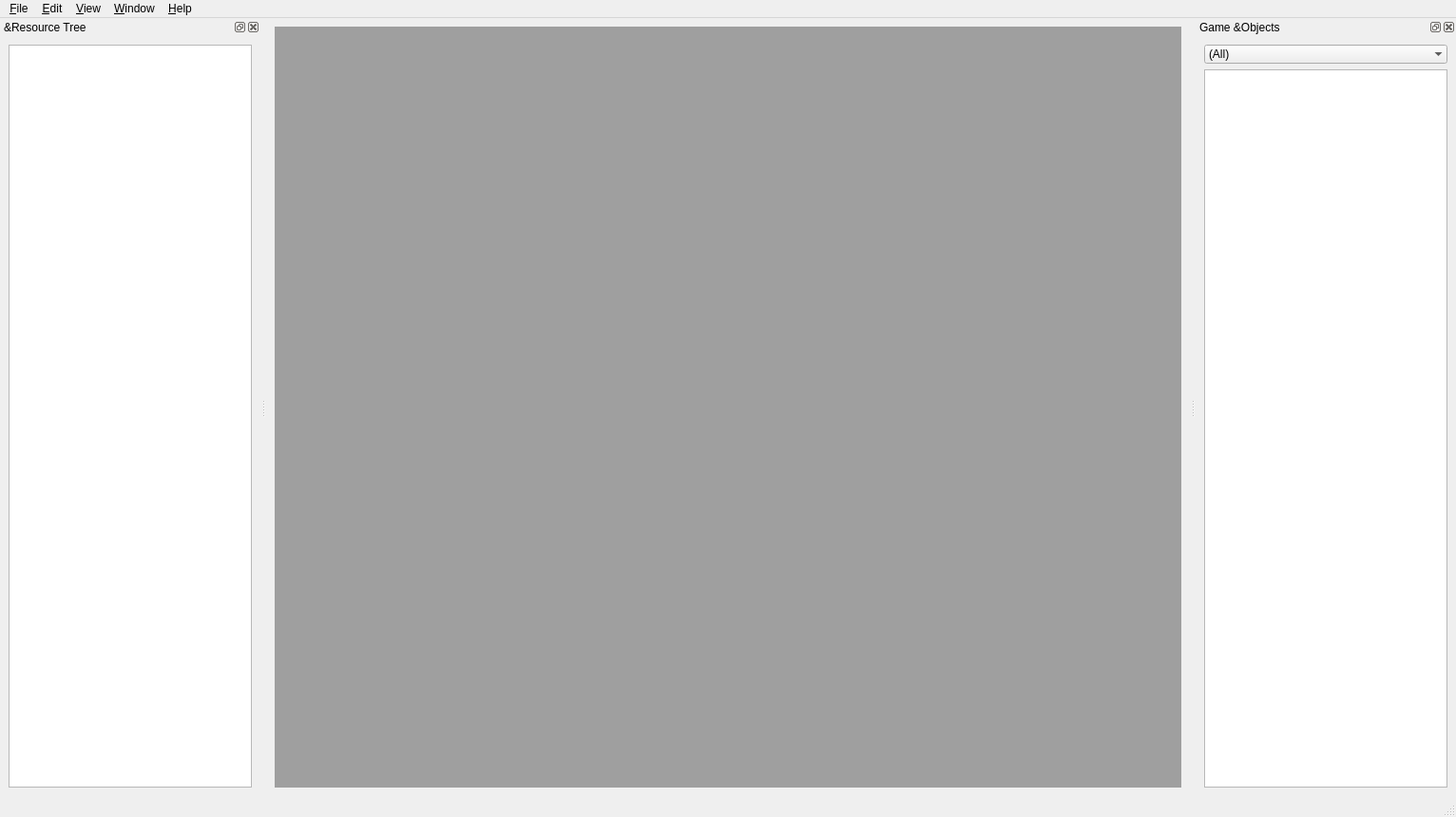
<?xml version="1.0" encoding="UTF-8"?>
<ui version="4.0">
 <class>MainWindow</class>
 <widget class="QMainWindow" name="MainWindow">
  <property name="geometry">
   <rect>
    <x>0</x>
    <y>0</y>
    <width>1532</width>
    <height>860</height>
   </rect>
  </property>
  <property name="windowTitle">
   <string>mcrestool</string>
  </property>
  <widget class="QWidget" name="central_widget">
   <layout class="QHBoxLayout" name="horizontalLayout">
    <item>
     <widget class="QMdiArea" name="mdi_area">
      <property name="enabled">
       <bool>true</bool>
      </property>
      <property name="verticalScrollBarPolicy">
       <enum>Qt::ScrollBarAsNeeded</enum>
      </property>
      <property name="horizontalScrollBarPolicy">
       <enum>Qt::ScrollBarAsNeeded</enum>
      </property>
      <property name="sizeAdjustPolicy">
       <enum>QAbstractScrollArea::AdjustIgnored</enum>
      </property>
      <property name="viewMode">
       <enum>QMdiArea::SubWindowView</enum>
      </property>
      <property name="documentMode">
       <bool>true</bool>
      </property>
      <property name="tabsClosable">
       <bool>true</bool>
      </property>
      <property name="tabsMovable">
       <bool>true</bool>
      </property>
      <property name="tabShape">
       <enum>QTabWidget::Rounded</enum>
      </property>
     </widget>
    </item>
   </layout>
  </widget>
  <widget class="QMenuBar" name="menu_bar">
   <property name="geometry">
    <rect>
     <x>0</x>
     <y>0</y>
     <width>1532</width>
     <height>30</height>
    </rect>
   </property>
   <widget class="QMenu" name="menu_file">
    <property name="title">
     <string>&amp;File</string>
    </property>
    <widget class="QMenu" name="menu_new">
     <property name="title">
      <string>&amp;New…</string>
     </property>
     <property name="icon">
      <iconset theme="document-new">
       <normaloff>.</normaloff>.</iconset>
     </property>
     <addaction name="action_new_block_model"/>
     <addaction name="action_new_block_state"/>
     <addaction name="action_new_recipe"/>
     <addaction name="separator"/>
     <addaction name="action_other"/>
    </widget>
    <widget class="QMenu" name="menu_recent_workspaces">
     <property name="title">
      <string>Recent Wo&amp;rkspaces</string>
     </property>
     <property name="icon">
      <iconset theme="project-open-recent">
       <normaloff>.</normaloff>.</iconset>
     </property>
    </widget>
    <widget class="QMenu" name="menu_recent_files">
     <property name="title">
      <string>Recent &amp;Files</string>
     </property>
     <property name="icon">
      <iconset theme="document-open-recent">
       <normaloff>.</normaloff>.</iconset>
     </property>
    </widget>
    <addaction name="menu_new"/>
    <addaction name="action_open"/>
    <addaction name="separator"/>
    <addaction name="action_save"/>
    <addaction name="action_save_as"/>
    <addaction name="action_save_all"/>
    <addaction name="separator"/>
    <addaction name="action_open_workspace"/>
    <addaction name="action_save_workspace"/>
    <addaction name="action_close_workspace"/>
    <addaction name="separator"/>
    <addaction name="menu_recent_files"/>
    <addaction name="menu_recent_workspaces"/>
    <addaction name="separator"/>
    <addaction name="action_quit"/>
   </widget>
   <widget class="QMenu" name="menu_edit">
    <property name="title">
     <string>&amp;Edit</string>
    </property>
    <addaction name="action_insert_language"/>
    <addaction name="action_insert_translation_key"/>
   </widget>
   <widget class="QMenu" name="menu_view">
    <property name="title">
     <string>&amp;View</string>
    </property>
    <addaction name="action_resource_tree"/>
    <addaction name="action_game_objects"/>
   </widget>
   <widget class="QMenu" name="menu_help">
    <property name="title">
     <string>&amp;Help</string>
    </property>
    <addaction name="action_about_mcrestool"/>
    <addaction name="action_about_qt"/>
   </widget>
   <widget class="QMenu" name="menu_window">
    <property name="title">
     <string>&amp;Window</string>
    </property>
    <addaction name="action_minimize"/>
    <addaction name="separator"/>
    <addaction name="action_cascade"/>
    <addaction name="action_tile"/>
   </widget>
   <addaction name="menu_file"/>
   <addaction name="menu_edit"/>
   <addaction name="menu_view"/>
   <addaction name="menu_window"/>
   <addaction name="menu_help"/>
  </widget>
  <widget class="QStatusBar" name="status_bar"/>
  <widget class="QDockWidget" name="res_tree">
   <property name="windowTitle">
    <string>&amp;Resource Tree</string>
   </property>
   <attribute name="dockWidgetArea">
    <number>1</number>
   </attribute>
   <widget class="QWidget" name="dock_widget_contents">
    <layout class="QVBoxLayout" name="verticalLayout">
     <item>
      <widget class="QTreeView" name="res_tree_view">
       <property name="contextMenuPolicy">
        <enum>Qt::CustomContextMenu</enum>
       </property>
       <property name="selectionMode">
        <enum>QAbstractItemView::ExtendedSelection</enum>
       </property>
       <attribute name="headerVisible">
        <bool>false</bool>
       </attribute>
      </widget>
     </item>
    </layout>
   </widget>
  </widget>
  <widget class="QDockWidget" name="game_objects">
   <property name="enabled">
    <bool>true</bool>
   </property>
   <property name="floating">
    <bool>false</bool>
   </property>
   <property name="features">
    <set>QDockWidget::AllDockWidgetFeatures</set>
   </property>
   <property name="windowTitle">
    <string>Game &amp;Objects</string>
   </property>
   <attribute name="dockWidgetArea">
    <number>2</number>
   </attribute>
   <widget class="QWidget" name="dock_widget_contents_2">
    <layout class="QVBoxLayout" name="verticalLayout_2">
     <item>
      <widget class="QComboBox" name="namespace_box">
       <property name="insertPolicy">
        <enum>QComboBox::InsertAlphabetically</enum>
       </property>
       <property name="frame">
        <bool>false</bool>
       </property>
       <item>
        <property name="text">
         <string>(All)</string>
        </property>
       </item>
      </widget>
     </item>
     <item>
      <widget class="QTreeView" name="game_objects_view"/>
     </item>
    </layout>
   </widget>
  </widget>
  <action name="action_open">
   <property name="icon">
    <iconset theme="document-open">
     <normaloff>.</normaloff>.</iconset>
   </property>
   <property name="text">
    <string>&amp;Open…</string>
   </property>
   <property name="shortcut">
    <string>Ctrl+O</string>
   </property>
  </action>
  <action name="action_quit">
   <property name="icon">
    <iconset theme="application-exit">
     <normaloff>.</normaloff>.</iconset>
   </property>
   <property name="text">
    <string>&amp;Quit</string>
   </property>
   <property name="statusTip">
    <string>Quits the program.</string>
   </property>
   <property name="shortcut">
    <string>Ctrl+Q</string>
   </property>
  </action>
  <action name="action_save">
   <property name="icon">
    <iconset theme="document-save">
     <normaloff>.</normaloff>.</iconset>
   </property>
   <property name="text">
    <string>&amp;Save</string>
   </property>
   <property name="statusTip">
    <string>Saves the active editor.</string>
   </property>
   <property name="whatsThis">
    <string/>
   </property>
   <property name="shortcut">
    <string>Ctrl+S</string>
   </property>
  </action>
  <action name="action_insert_language">
   <property name="text">
    <string>Insert &amp;Language…</string>
   </property>
   <property name="shortcut">
    <string>Ctrl+Shift+L</string>
   </property>
  </action>
  <action name="action_insert_translation_key">
   <property name="text">
    <string>Insert Translation &amp;Key…</string>
   </property>
   <property name="shortcut">
    <string>Ctrl+T</string>
   </property>
  </action>
  <action name="action_resource_tree">
   <property name="checkable">
    <bool>true</bool>
   </property>
   <property name="checked">
    <bool>true</bool>
   </property>
   <property name="text">
    <string>&amp;Resource Tree</string>
   </property>
   <property name="shortcut">
    <string>Ctrl+1</string>
   </property>
  </action>
  <action name="action_about_qt">
   <property name="text">
    <string>About Qt</string>
   </property>
  </action>
  <action name="action_about_mcrestool">
   <property name="text">
    <string>About mcrestool</string>
   </property>
  </action>
  <action name="action_game_objects">
   <property name="checkable">
    <bool>true</bool>
   </property>
   <property name="checked">
    <bool>true</bool>
   </property>
   <property name="text">
    <string>Game &amp;Objects</string>
   </property>
   <property name="shortcut">
    <string>Ctrl+2</string>
   </property>
  </action>
  <action name="action_minimize">
   <property name="checkable">
    <bool>true</bool>
   </property>
   <property name="text">
    <string>&amp;Minimize</string>
   </property>
   <property name="shortcut">
    <string>Ctrl+M</string>
   </property>
  </action>
  <action name="action_save_all">
   <property name="icon">
    <iconset theme="document-save-all">
     <normaloff>.</normaloff>.</iconset>
   </property>
   <property name="text">
    <string>Save A&amp;ll</string>
   </property>
   <property name="statusTip">
    <string>Saves all the open editors.</string>
   </property>
   <property name="shortcut">
    <string>Ctrl+Shift+S</string>
   </property>
  </action>
  <action name="action_save_workspace">
   <property name="icon">
    <iconset theme="document-save">
     <normaloff>.</normaloff>.</iconset>
   </property>
   <property name="text">
    <string>Sa&amp;ve Workspace</string>
   </property>
   <property name="statusTip">
    <string>Saves the workspace settings.</string>
   </property>
   <property name="shortcut">
    <string>Alt+Shift+S</string>
   </property>
  </action>
  <action name="action_close_workspace">
   <property name="icon">
    <iconset theme="window-close">
     <normaloff>.</normaloff>.</iconset>
   </property>
   <property name="text">
    <string>Close Wor&amp;kspace</string>
   </property>
  </action>
  <action name="action_open_workspace">
   <property name="icon">
    <iconset theme="project-open">
     <normaloff>.</normaloff>.</iconset>
   </property>
   <property name="text">
    <string>Open &amp;Workspace…</string>
   </property>
  </action>
  <action name="action_new_block_model">
   <property name="text">
    <string>Block &amp;Model</string>
   </property>
  </action>
  <action name="action_new_block_state">
   <property name="text">
    <string>Block &amp;State</string>
   </property>
  </action>
  <action name="action_new_recipe">
   <property name="text">
    <string>&amp;Recipe</string>
   </property>
  </action>
  <action name="action_other">
   <property name="text">
    <string>&amp;Other…</string>
   </property>
   <property name="shortcut">
    <string>Ctrl+N</string>
   </property>
  </action>
  <action name="action_save_as">
   <property name="icon">
    <iconset theme="document-save-as">
     <normaloff>.</normaloff>.</iconset>
   </property>
   <property name="text">
    <string>Save &amp;As…</string>
   </property>
   <property name="shortcut">
    <string>Ctrl+Shift+S</string>
   </property>
  </action>
  <action name="action_cascade">
   <property name="text">
    <string>&amp;Cascade</string>
   </property>
  </action>
  <action name="action_tile">
   <property name="text">
    <string>&amp;Tile</string>
   </property>
  </action>
 </widget>
 <resources/>
 <connections/>
</ui>
